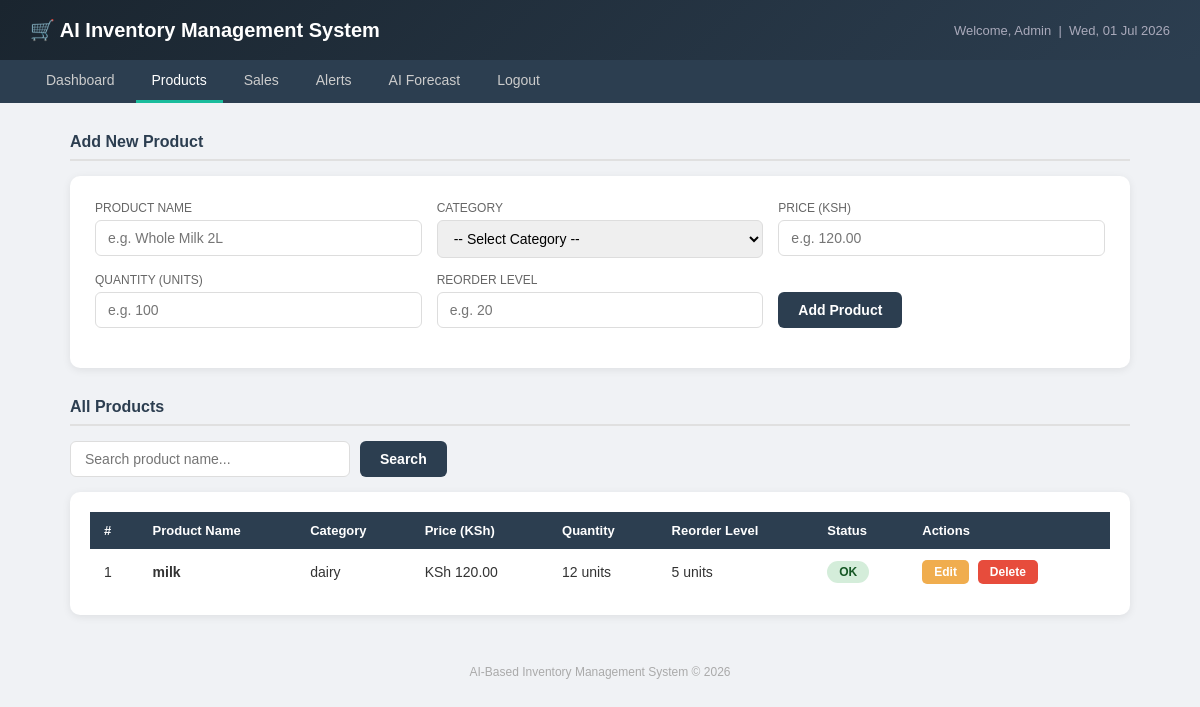
The page /products.php (signed in) on the database its author committed.
### tables this page shows
CREATE TABLE `products` (
  `product_id` int(11) NOT NULL,
  `product_name` varchar(100) NOT NULL,
  `category` varchar(100) NOT NULL,
  `price` decimal(10,2) NOT NULL,
  `quantity` int(11) NOT NULL,
  `reorder_level` int(11) NOT NULL
);

### products.php (the view, shortened to what this page needs)
<?php
$edit_product = null;
$search = isset($_GET['search']) ? $_GET['search'] : '';
$sql = "SELECT * FROM products WHERE 1=1";
$sql .= " ORDER BY product_id DESC";
$products = mysqli_query($conn, $sql);
?>
<!DOCTYPE html>
<html lang="en">
<head>
</head>
<body>
<div class="header">
    <h1>&#x1F6D2; AI Inventory Management System</h1>
    <span>Welcome, <?php echo $_SESSION['name']; ?> &nbsp;|&nbsp; <?php echo date('D, d M Y'); ?></span>
</div>
<div class="nav">
    <a href="dashboard.php">Dashboard</a>
    <a href="products.php" class="active">Products</a>
    <a href="sales.php">Sales</a>
    <a href="alerts.php">Alerts</a>
    <a href="ai.php">AI Forecast</a>
    <a href="logout.php">Logout</a>
</div>
<div class="container">
    <div class="section-title">
        <?php echo $edit_product ? "Edit Product" : "Add New Product"; ?>
    </div>
    <div class="form-box">
        <form method="POST">
            <div class="form-row">
                <div class="form-group">
                    <label>Product Name</label>
                    <input type="text" name="product_name" required
                        value="<?php echo $edit_product ? $edit_product['product_name'] : ''; ?>"
                        placeholder="e.g. Whole Milk 2L">
                </div>
                <div class="form-group">
                    <label>Category</label>
                    <select name="category" required>
                        <option value="">-- Select Category --</option>
                    </select>
                </div>
                <div class="form-group">
                    <label>Price (KSh)</label>
                    <input type="number" step="0.01" name="price" required
                        value="<?php echo $edit_product ? $edit_product['price'] : ''; ?>"
                        placeholder="e.g. 120.00">
                </div>
            </div>
            <div class="form-row">
                <div class="form-group">
                    <label>Quantity (units)</label>
                    <input type="number" name="quantity" required
                        value="<?php echo $edit_product ? $edit_product['quantity'] : ''; ?>"
                        placeholder="e.g. 100">
                </div>
                <div class="form-group">
                    <label>Reorder Level</label>
                    <input type="number" name="reorder_level" required
                        value="<?php echo $edit_product ? $edit_product['reorder_level'] : ''; ?>"
                        placeholder="e.g. 20">
                </div>
                <div class="form-group" style="display:flex; align-items:flex-end;">
                    <?php if ($edit_product): ?>
                        <button type="submit" name="edit_product" class="btn btn-success">Update Product</button>
                        <a href="products.php" class="btn btn-cancel">Cancel</a>
                    <?php else: ?>
                        <button type="submit" name="add_product" class="btn btn-primary">Add Product</button>
                    <?php endif; ?>
                </div>
            </div>
        </form>
    </div>
    <div class="section-title">All Products</div>
    <form method="GET" class="search-bar">
        <input type="text" name="search" placeholder="Search product name..."
            value="<?php echo $search; ?>">
        <button type="submit" class="btn btn-primary">Search</button>
    </form>
    <div class="table-box">
        <table>
            <tr>
                <th>#</th>
                <th>Product Name</th>
                <th>Category</th>
                <th>Price (KSh)</th>
                <th>Quantity</th>
                <th>Reorder Level</th>
                <th>Status</th>
                <th>Actions</th>
            </tr>
            <?php
            $count = 1;
            while($row = mysqli_fetch_assoc($products)):
                $qty     = $row['quantity'];
                $reorder = $row['reorder_level'];
                $max     = $reorder * 4;
                if ($qty <= $reorder * 0.5) {
                    $status = 'critical'; $label = 'Critical';
                } elseif ($qty <= $reorder) {
                    $status = 'low'; $label = 'Low Stock';
                } elseif ($qty > $max) {
                    $status = 'overstock'; $label = 'Overstock';
                } else {
                    $status = 'ok'; $label = 'OK';
                }
            ?>
            <tr>
                <td><?php echo $count++; ?></td>
                <td><strong><?php echo $row['product_name']; ?></strong></td>
                <td><?php echo $row['category']; ?></td>
                <td>KSh <?php echo number_format($row['price'], 2); ?></td>
                <td><?php echo $qty; ?> units</td>
                <td><?php echo $reorder; ?> units</td>
                <td><span class="badge <?php echo $status; ?>"><?php echo $label; ?></span></td>
                <td class="action-btns">
                    <a href="products.php?edit=<?php echo $row['product_id']; ?>" class="btn-edit">Edit</a>
                    <a href="products.php?delete=<?php echo $row['product_id']; ?>"
                       class="btn-delete"
                       onclick="return confirm('Delete this product?')">Delete</a>
                </td>
            </tr>
            <?php endwhile; ?>
        </table>
    </div>
</div>
<div class="footer">AI-Based Inventory Management System &copy; <?php echo date('Y'); ?></div>
</body>
</html>

### products.php (style rules this page uses)
* { margin:0; padding:0; box-sizing:border-box; }
body { font-family: Arial, sans-serif; background: #f0f2f5; color: #333; }
.header { background: linear-gradient(135deg, #1a252f, #2c3e50); color: white; padding: 18px 30px; display: flex; align-items: center; justify-content: space-between; }
.header h1 { font-size: 20px; }
.header span { font-size: 13px; color: #aab; }
.nav { background: #2c3e50; padding: 0 30px; display: flex; gap: 5px; }
.nav a { color: #ccc; text-decoration: none; padding: 12px 16px; font-size: 14px; display: inline-block; border-bottom: 3px solid transparent; }
.nav a:hover, .nav a.active { color: white; border-bottom: 3px solid #1abc9c; }
.container { max-width: 1100px; margin: 30px auto; padding: 0 20px; }
.section-title { font-size: 16px; font-weight: bold; color: #2c3e50; margin-bottom: 15px; padding-bottom: 8px; border-bottom: 2px solid #e0e0e0; }
.form-box { background: white; border-radius: 10px; padding: 25px; box-shadow: 0 2px 8px rgba(0,0,0,0.08); margin-bottom: 30px; }
.form-row { display: flex; gap: 15px; flex-wrap: wrap; margin-bottom: 15px; }
.form-group { flex: 1; min-width: 160px; }
.form-group label { display: block; font-size: 12px; color: #666; margin-bottom: 5px; text-transform: uppercase; }
.form-group input, .form-group select { width: 100%; padding: 9px 12px; border: 1px solid #ddd; border-radius: 6px; font-size: 14px; outline: none; }
.btn { padding: 10px 20px; border: none; border-radius: 6px; cursor: pointer; font-size: 14px; font-weight: bold; text-decoration: none; display: inline-block; }
.btn-primary { background: #2c3e50; color: white; }
.search-bar { display: flex; gap: 10px; margin-bottom: 15px; align-items: center; }
.search-bar input { padding: 9px 14px; border: 1px solid #ddd; border-radius: 6px; font-size: 14px; width: 280px; outline: none; }
.table-box { background: white; border-radius: 10px; padding: 20px; box-shadow: 0 2px 8px rgba(0,0,0,0.08); overflow-x: auto; }
table { width: 100%; border-collapse: collapse; font-size: 14px; }
th { background: #2c3e50; color: white; padding: 11px 14px; text-align: left; font-size: 13px; }
td { padding: 11px 14px; border-bottom: 1px solid #f0f0f0; }
tr:last-child td { border-bottom: none; }
.badge { padding: 4px 12px; border-radius: 20px; font-size: 12px; font-weight: bold; display: inline-block; }
.badge.ok { background: #d4edda; color: #155724; }
.action-btns a { padding: 5px 12px; border-radius: 5px; font-size: 12px; font-weight: bold; text-decoration: none; display: inline-block; margin-right: 5px; }
.btn-edit { background: #f0ad4e; color: white; }
.btn-delete { background: #e74c3c; color: white; }
.footer { text-align: center; padding: 20px; font-size: 12px; color: #aaa; margin-top: 20px; }

### rows shown on the page
products: product_name "milk", category "dairy", price "120.00", quantity "12", reorder_level "5", label "OK"

### other values the page prints
$_SESSION['name'] "Admin"
